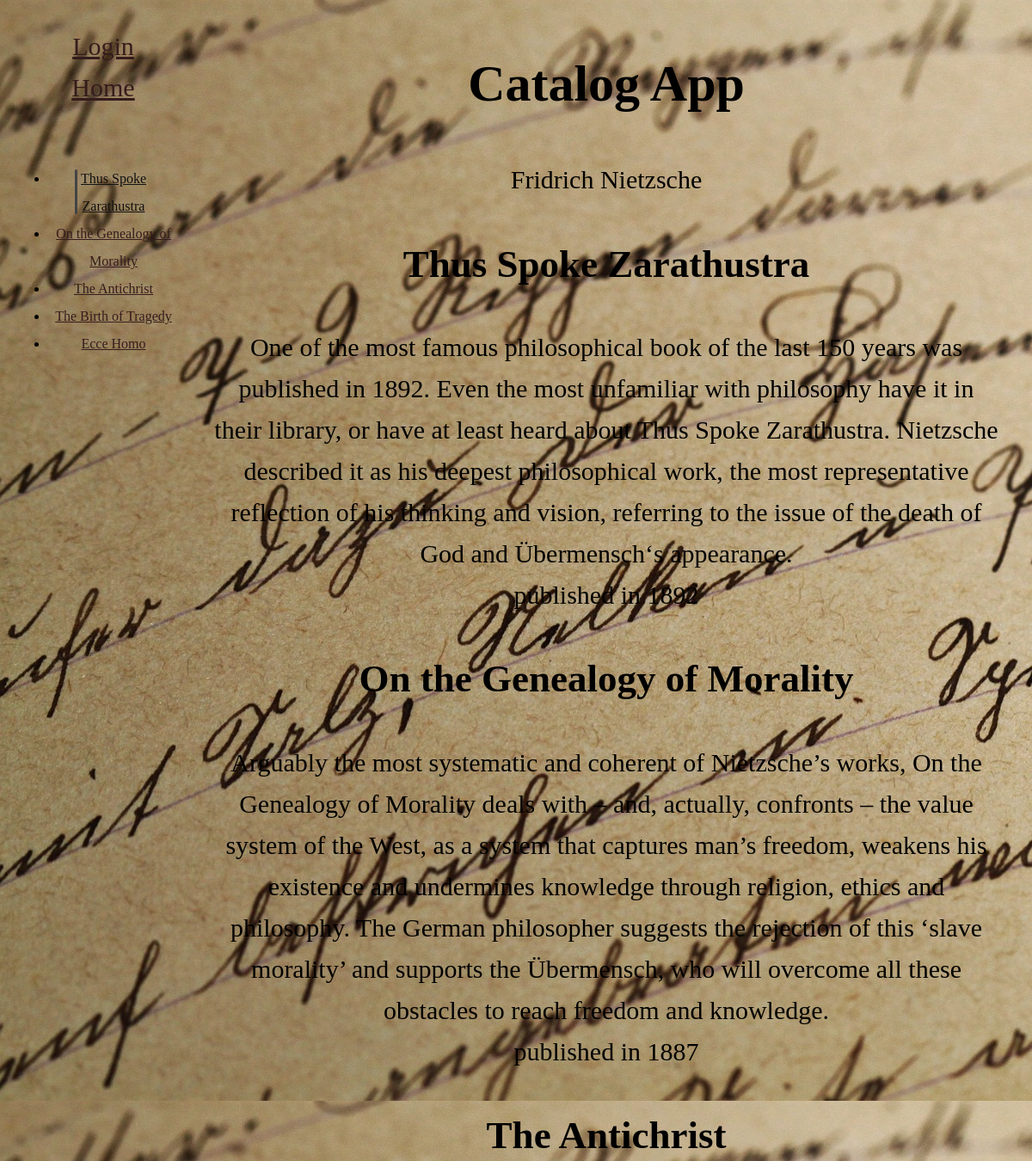
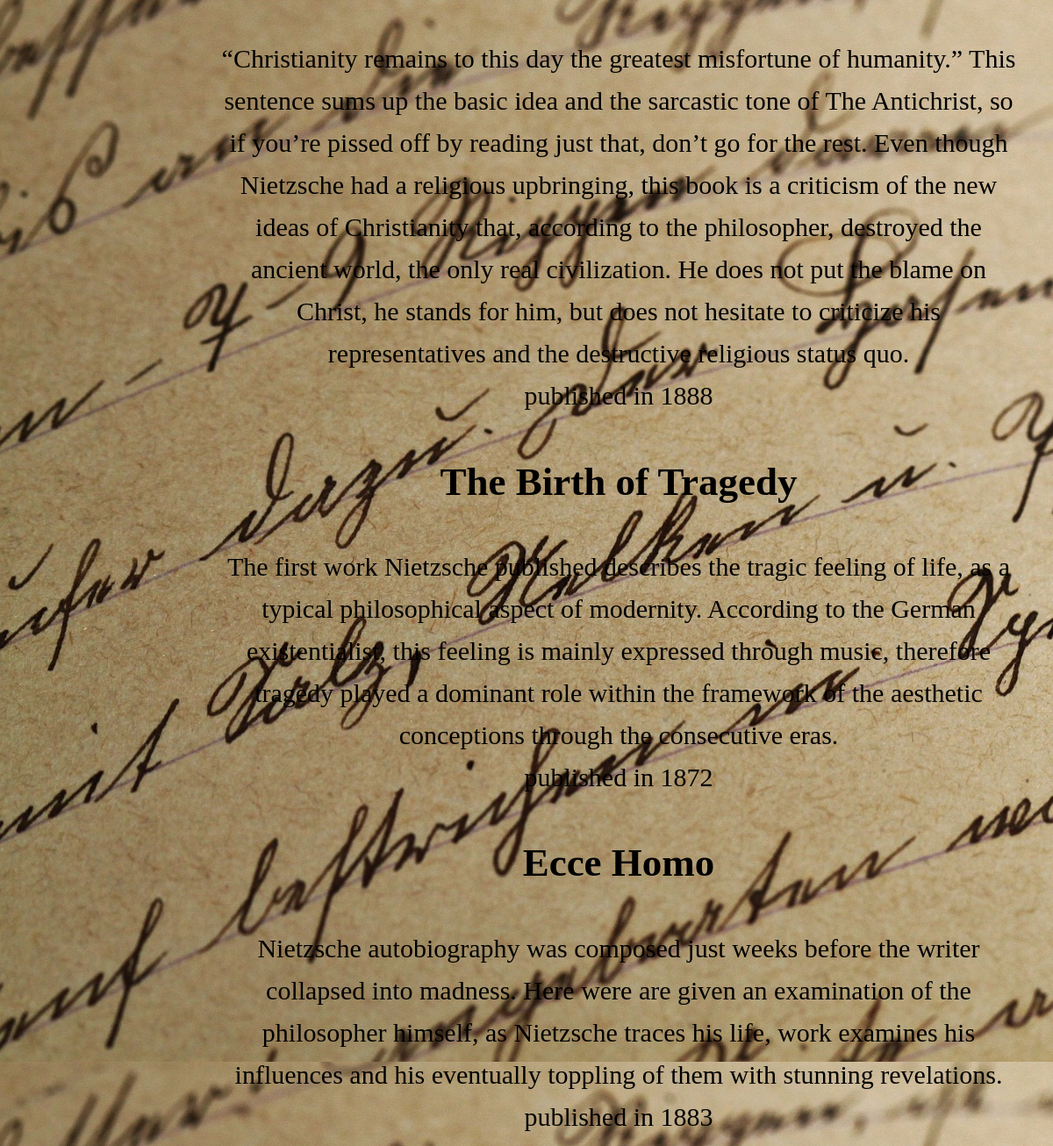
Page /catalog/1/item/ on the committed database (2 pictures, top to bottom).
### setupDatabase.py (models this page shows, shortened)
class Catalog(Base):
    __tablename__ = 'catalog'
    id = Column(Integer, primary_key=True)
    name = Column(String(250), nullable=False)
    user_id = Column(Integer, ForeignKey('user.id'))
    user = relationship(User)
    description = Column(String(500))

class Item(Base):
    __tablename__ = 'book_item'
    name = Column(String(80), nullable=False)
    id = Column(Integer, primary_key=True)
    description = Column(String(500))
    year = Column(String(8))
    catalog_id = Column(Integer, ForeignKey('catalog.id'))
    catalog = relationship(Catalog)
    user_id = Column(Integer, ForeignKey('user.id'))
    user = relationship(User)

### catalogApp.py (the view)
@app.route('/catalog/<int:catalog_id>/item/')
def showItem(catalog_id):
    catalog = session.query(Catalog).filter_by(id=catalog_id).one()
    items = session.query(Item).filter_by(catalog_id=catalog.id)
    return render_template('item.html', items=items,catalog=catalog, catalog_id=catalog_id)

### templates/item.html (shortened to what this page needs)
{% extends "main.html" %}
{% block content %}
{% include "header.html" %}
<div>{{catalog.name}}</div>
<nav class="toc">
	<ul>
		{% for i in items %}
		<li>
			<a href='#{{i.name}}'>{{i.name}}</a>
    	</li>
    	{% endfor %}
    </ul>
    <svg class="toc-marker" width="200" height="200" xmlns="http://www.w3.org/2000/svg">
    	<path stroke="#444" stroke-width="3" fill="transparent" stroke-dasharray="0, 0, 0, 1000" stroke-linecap="round" stroke-linejoin="round" transform="translate(-0.5, -0.5)" />
  </svg>
</nav>
<article class="content">
	{% for i in items %}
	<div id = '{{i.name}}'><h2>{{i.name}}</h2></div>
	<div>{{i.description}}</div>
	<div>{{i.year}}</div>
	{% endfor %}
</div>
{% endblock %}

### templates/main.html (shortened to what this page needs)
<!DOCTYPE html>
<html lang="en">
<head>
	<link rel=stylesheet type=text/css href="{{ url_for('static', filename='css/styles.css') }}">
</head>
<body>
	<div class="container">
		{% block content %}
		{% endblock %}
</body>
</html>

### templates/header.html
<div class="appName">
	<h1>Catalog App</h1>
</div>
<div class="button loginout">
	<div>
	{%if 'username' not in session %}
	<a href="{{url_for('showLogin')}}">Login </a>
	{% else %}
	<a href="{{url_for('disconnect')}}">Logout </a>
	{% endif %}
</div>
<div>
	<a href="{{url_for('showCatalog')}}">Home</a>
</div>
</div>

### static/css/styles.css (style rules this page uses)
* { box-sizing: border-box; }
body { padding: 1px 1em 1px 8em; font-size: 30px; line-height: 1.6; color: black; text-align: center; background-image: url("img/texture-1362879_1920.jpg"); }
.loginout { position: fixed; left: 0; top: 0; padding: 1em; width: 8em; }
a { color: #351c1c; }

### rows in the picture
Catalog: name "Fridrich Nietzsche"
Item: name "Thus Spoke Zarathustra", description "One of the most famous philosophical book of the last 150 years was published in 1892. Even the most unfamiliar with philosophy have it in their library, or have at least heard about Thus Spoke Zarathustra. Nietzsche described it as his deepest philosophical work, the most representative reflection of his thinking and vision, referring to the issue of the death of God and Übermensch‘s appearance.", year "published in 1892"
Item: name "On the Genealogy of Morality", description "Arguably the most systematic and coherent of Nietzsche’s works, On the Genealogy of Morality deals with – and, actually, confronts – the value system of the West, as a system that captures man’s freedom, weakens his existence and undermines knowledge through religion, ethics and philosophy. The German philosopher suggests the rejection of this ‘slave morality’ and supports the Übermensch, who will overcome all these obstacles to reach freedom and knowledge.", year "published in 1887"
Item: name "The Antichrist", description "“Christianity remains to this day the greatest misfortune of humanity.” This sentence sums up the basic idea and the sarcastic tone of The Antichrist, so if you’re pissed off by reading just that, don’t go for the rest. Even though Nietzsche had a religious upbringing, this book is a criticism of the new ideas of Christianity that, according to the philosopher, destroyed the ancient world, the only real civilization. He does not put the blame on Christ, he stands for him, but does not hesitate to criticize his representatives and the destructive religious status quo.", year "published in 1888"
Item: name "The Birth of Tragedy", description "The first work Nietzsche published describes the tragic feeling of life, as a typical philosophical aspect of modernity. According to the German existentialist, this feeling is mainly expressed through music, therefore tragedy played a dominant role within the framework of the aesthetic conceptions through the consecutive eras.", year "published in 1872"
Item: name "Ecce Homo", description "Nietzsche autobiography was composed just weeks before the writer collapsed into madness. Here were are given an examination of the philosopher himself, as Nietzsche traces his life, work examines his influences and his eventually toppling of them with stunning revelations.", year "published in 1883"
